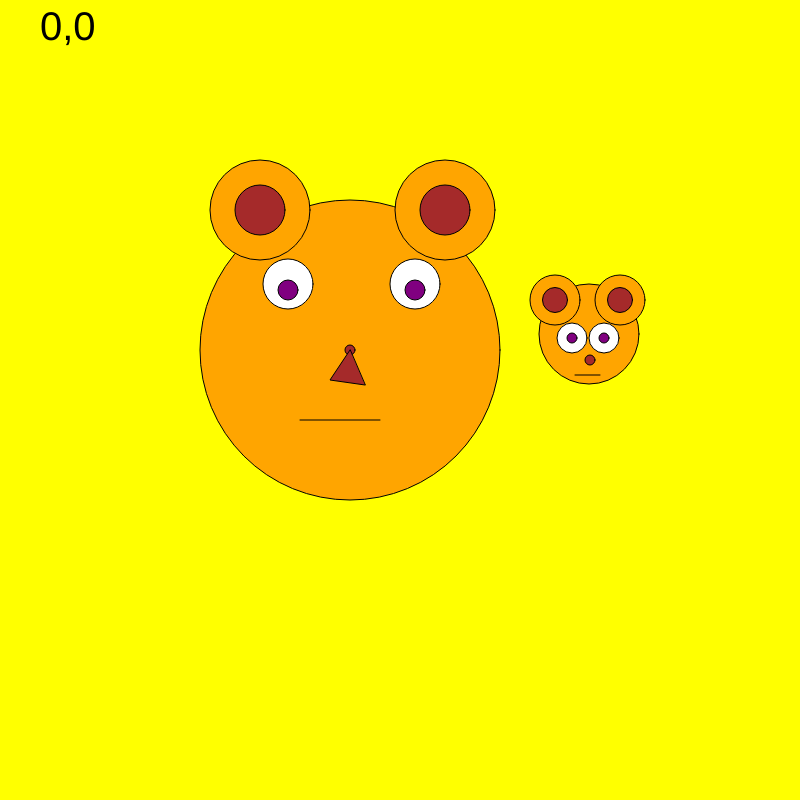
Frame 1 (no input)
Frame 60 (no input): identical to frame 1, image omitted
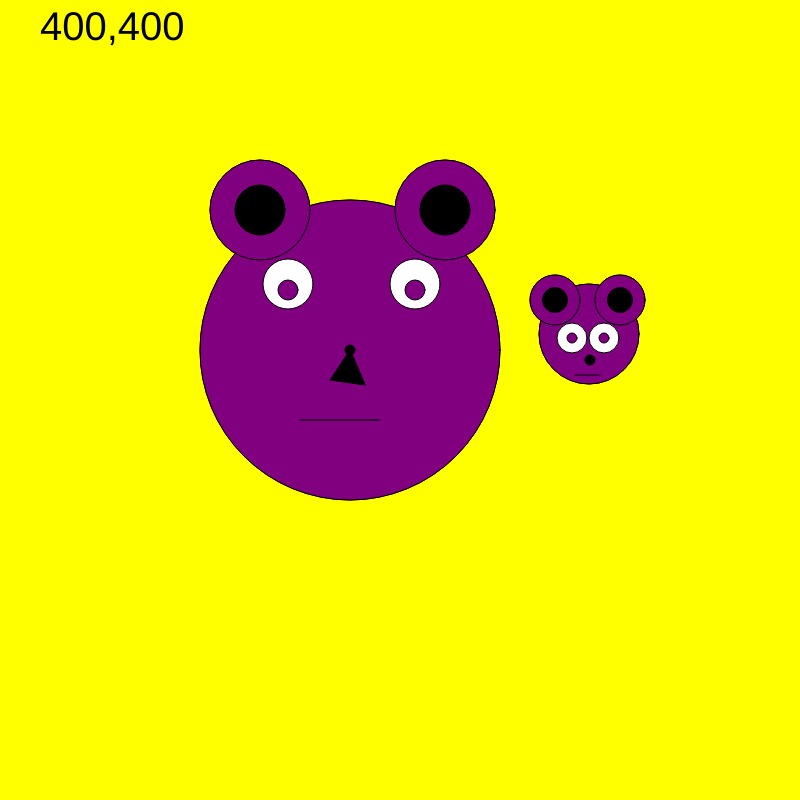
Frame 120 (the mouse pressed at the canvas centre since frame 60)

The p5.js sketch that drew these frames (run headless with seeded random() and noise() and a simulated clock; from frame 60 on, the mouse is pressed at the canvas centre):

// p5.js sketch
// ── sketch.js
function setup() {
  // put setup code here
  createCanvas(800, 800);
}

function draw() {
  // put drawing code here
  background('yellow');
  fill('orange');
  ellipse(350, 350, 300, 300);
  fill('orange');
  ellipse(589, 334, 100, 100);
  fill('white');
  ellipse(288, 284, 50, 50);
  fill('white');
  ellipse(415, 284, 50, 50);
  fill('purple');
  ellipse(415, 290, 20, 20);
  fill('purple');
  ellipse(288, 290, 20, 20);
  fill('orange');
  ellipse(260, 210, 100, 100);
  fill('orange');
  ellipse(445, 210, 100, 100);
  fill('brown');
  ellipse(445, 210, 50, 50);
  fill('brown');
  ellipse(260, 210, 50, 50);
  fill('orange');
  ellipse(555, 300, 50, 50);
  fill('orange');
  ellipse(620, 300, 50, 50);
  fill('brown');
  ellipse(555, 300, 25, 25);
  fill('brown');
  ellipse(620, 300, 25, 25);
  fill('white');
  ellipse(572, 338, 30, 30);
  fill('white');
  ellipse(604, 338, 30, 30);
  fill('purple');
  ellipse(604, 338, 10, 10);
  fill('purple');
  ellipse(572, 338, 10, 10);
  fill('brown');
  ellipse(350, 350, 10, 10);
  fill('brown');
  ellipse(590, 360, 10, 10);
  fill('brown');
triangle(350, 350, 330, 380, 365, 385);
line(300, 420, 380, 420);
line(575, 375, 600, 375);
  if (mouseIsPressed) {
    fill('purple');
    ellipse(350, 350, 300, 300);
    fill('purple');
    ellipse(589, 334, 100, 100);
    fill('white');
    ellipse(288, 284, 50, 50);
    fill('white');
    ellipse(415, 284, 50, 50);
    fill('purple');
    ellipse(415, 290, 20, 20);
    fill('purple');
    ellipse(288, 290, 20, 20);
    fill('purple');
    ellipse(260, 210, 100, 100);
    fill('purple');
    ellipse(445, 210, 100, 100);
    fill('black');
    ellipse(445, 210, 50, 50);
    fill('black');
    ellipse(260, 210, 50, 50);
    fill('purple');
    ellipse(555, 300, 50, 50);
    fill('purple');
    ellipse(620, 300, 50, 50);
    fill('black');
    ellipse(555, 300, 25, 25);
    fill('black');
    ellipse(620, 300, 25, 25);
    fill('white');
    ellipse(572, 338, 30, 30);
    fill('white');
    ellipse(604, 338, 30, 30);
    fill('purple');
    ellipse(604, 338, 10, 10);
    fill('purple');
    ellipse(572, 338, 10, 10);
    fill('black');
    ellipse(350, 350, 10, 10);
    fill('black');
    ellipse(590, 360, 10, 10);
    fill('black');
    line(300, 420, 380, 420);
    line(575, 375, 600, 375);
  triangle(350, 350, 330, 380, 365, 385);
  }
  fill(0);
  textSize(40)
  text(mouseX + "," + mouseY, 40, 40);
}
